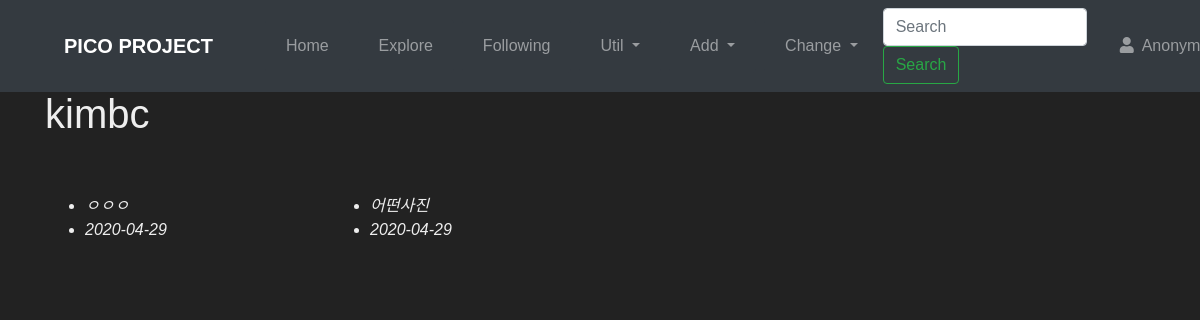
Screenshot of /kimbc/ with the database file from the repository.
### core/models.py (models this page shows, shortened)
class Profile(models.Model):
    user = models.OneToOneField(User, on_delete=models.CASCADE)
    followers = models.ManyToManyField(User, related_name='user_followers')
    following = models.ManyToManyField(User, related_name='user_following')
    PICOIN = models.PositiveIntegerField(default=0, verbose_name='PICOIN')

### photo/models.py (models this page shows, shortened)
class Photo(models.Model):
    title = models.CharField('TITLE', max_length=30)
    description = models.TextField('Photo Description', blank=True)
    tags = TaggableManager(blank=True)
    PICOIN = models.PositiveIntegerField(default=0, verbose_name='PICOIN')
    image = models.ImageField('IMAGE', upload_to='SorlPhoto/%Y')
    upload_dt = models.DateTimeField('Upload Date', auto_now_add=True)
    owner = models.ForeignKey(User, on_delete=models.CASCADE, verbose_name='OWNER', blank=True, null=True)
    class Meta:
        ordering = ('-upload_dt', )
    def get_absolute_url(self):
        return reverse('photo:photo_detail', args=(self.id,))

### core/views.py (the view)
# urls.py: path('<str:username>/', ProfileView.as_view(), name='profile'),
class ProfileView(TemplateView):
    template_name = 'profile.html'
    def get(self, request, username):
        user = None
        try:
            user = User.objects.get(username=username)
        except:
            raise Http404()
        profile = user.profile
        photos = Photo.objects.filter(owner=user)
        return render(request, 'profile.html', {'profile':profile, 'photos':photos})

### templates/profile.html (shortened to what this page needs)
{% extends "base.html" %}
{% load sorl_thumbnail %}
{% load widget_tweaks %}
{% block content %}
<h1>{{ profile.user.username }}</h1>
<br>
<div>
    <div class="row">
        {% for photo in photos %}
        <div class="col-md-3 mb-5">
            <div class="tumbnail">
            </div>
            <ul>
                <li class="font-italic">{{ photo.title }}</li>
                <li class="font-italic">{{ photo.upload_dt|date:"Y-m-d" }}</li>
            </ul>
        </div>
        {% endfor %}
    </div>
</div>
{% endblock %}

### rows the page displays
Profile: user.username "kimbc"
Photo: title "ㅇㅇㅇ", upload_dt "2020-04-29"
Photo: title "어떤사진", upload_dt "2020-04-29"
